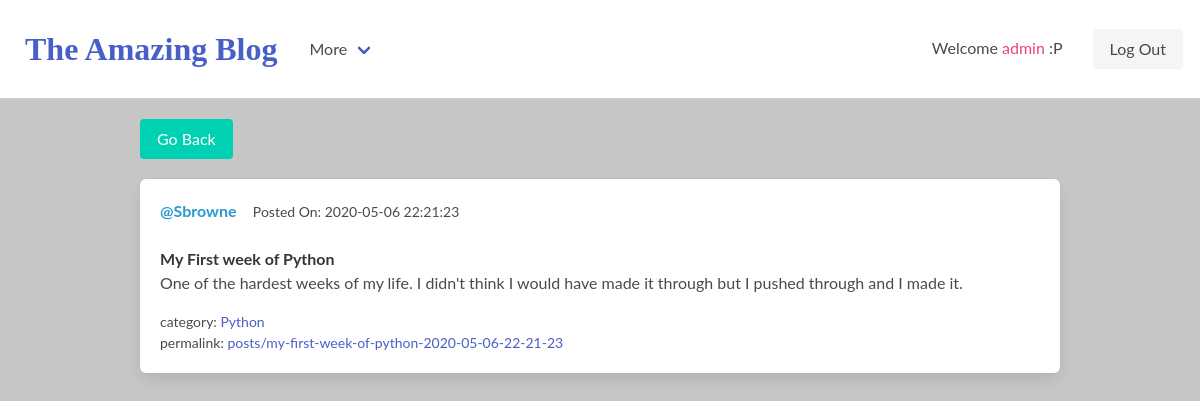
Screenshot of /posts/my-first-week-of-python-2020-05-06-22-21-23 (signed in) with the database file from the repository.
### models/User.py (models this page shows, shortened)
class User(UserMixin,db.Model):
    id = db.Column(db.Integer, primary_key=True)
    username = db.Column(db.String(64), index=True, unique=True)
    email = db.Column(db.String(120), index=True, unique=True)
    password_hash = db.Column(db.String(128))

### tables this page shows
CREATE TABLE post(
id INTEGER PRIMARY KEY AUTOINCREMENT,
author TEXT,
title TEXT,
content TEXT,
publish_date TEXT,
permalink TEXT,
isPublished INTEGER DEFAULT 1,
category_id INTEGER
);

CREATE TABLE category(
id INTEGER PRIMARY KEY AUTOINCREMENT,
category_name TEXT
);

### app.py (the view)
@app.route("/posts/<permalink>")
@login_required
def show_post(permalink):
    post=Post().view_by_permalink(str(permalink))
    return render_template('single_post.html',post=post)

### app.py (called while the page is built)
@login.user_loader
def load_user(id):
    return User.User.query.get(id)

### models/Post.py (called while the page is built)
    def view_by_permalink(self,permalink):
        query="""SELECT p.title, p.content, p.publish_date, p.permalink, u.username, c.category_name,c.id FROM post p
        inner join category c on c.id=p.category_id
        inner join user u on u.id = p.author
        WHERE p.permalink= ?"""
        values=(permalink,)
        result=self.fetch_single_row(query,values)
        return result

### models/database.py (called while the page is built)
    def fetch_single_row(self,query,data):
        conn=sqlite3.connect("./blog.db")
        cur=conn.cursor()
        cur.execute(query,data)
        fetchedRow=cur.fetchone()
        return fetchedRow

### templates/single_post.html (shortened to what this page needs)
    {% extends "base.html" %}
    {% block content %}
    <div class="container">
        <a href="/" class="button is-primary" style="margin-bottom: 20px;">Go Back</a>
        <div class="box">
            <article class="media">
                <div class="media-content">
                    <div class="content">
                        <p>
                        <strong style="color:#2B99D1;">@{{post[4]}}</strong> &nbsp; &nbsp;<small>Posted On: {{post[2]}}</small>
                        <br> <br>
                        <strong>{{post[0]}}</strong> <br>
                        {{post[1]}}
                        </p>
                        <p>
                            <small>category: <a href="#">{{post[5]}}</a></small> <br>
                            <small>permalink: <a href="/posts/{{post[3]}}">posts/{{post[3]}}</a></small>
                        </p>
                    </div>
                </div>
            </article>
        </div>
    </div>
    {% endblock %}

### templates/base.html (shortened to what this page needs)
<html>
    <head>
        <link rel="stylesheet" href="https://cdnjs.cloudflare.com/ajax/libs/bulma/0.6.2/css/bulma.min.css" />
    </head>
    <body>
        <nav class="navbar" role="navigation" aria-label="main navigation">
            <div class="navbar-brand">
              <a href="/" class="logo">The Amazing Blog</a>
            </div>
            <div id="navbarBasicExample" class="navbar-menu">
              <div class="navbar-start">
                {% if not current_user.is_anonymous %}
                <div class="navbar-item has-dropdown is-hoverable">
                  <a class="navbar-link">
                    More
                  </a>
                </div>
                {% endif %}
              </div>
            </div>
            <div class="navbar-end">
              <div class="navbar-item">
                <div class="buttons">
                  {% if current_user.is_anonymous %}
                  <a class="button is-info" href="{{url_for('login')}}">
                    <strong>Log In</strong>
                  </a>
                  {% else %}
                  <p style="padding: 0px 30px 10px 10px; ">Welcome <span style="color:#EE3E80"> {{current_user.username}} </span>:P</p>
                  <a class="button is-light" href="{{url_for('logout')}}">
                    Log Out
                  </a>
                  {% endif %}
                </div>
              </div>
            </div>
        </nav>
        {% block content %}{% endblock %}
    </body>
</html>

### templates/base.html (style rules this page uses)
body { font-family: 'Lato', sans-serif; margin: 0; background-color: #c7c6c6; }
.navbar { padding:5px; background-color: #fff; border-bottom: 1px solid #CDCDCD; }
.logo { font-weight: bold; font-size: 2.0em; color:5e8b4d; padding:20px 20px; font-family: 'Freckle Face', cursive; }
.container { padding:20px; }

### rows the page displays
User: username "admin"
User: username "Sbrowne"
post: publish_date "2020-05-06 22:21:23", title "My First week of Python", content "One of the hardest weeks of my life. I didn't think I would have made it through but I pushed through and I made it.", permalink "my-first-week-of-python-2020-05-06-22-21-23"
category: category_name "Python"
